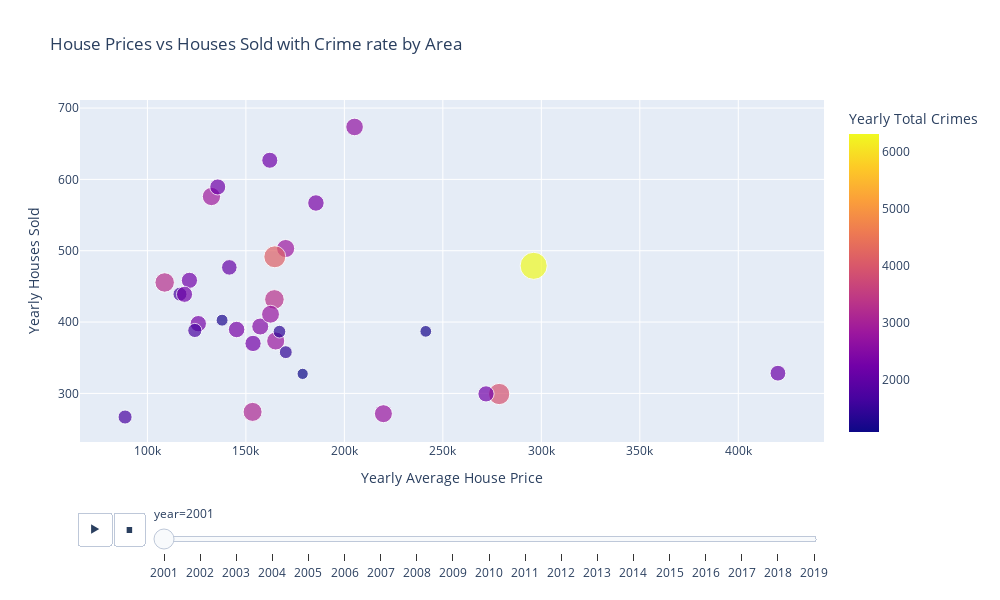

Notebook code cell kept with this figure:
### Markdown cell above
Using Plotly I will create a scatter plot to visualise the data together.

### Code cell
fig = px.scatter(
    borough_yearly_average,
    x="yearly_house_price_average",
    y="yearly_houses_sold",
    color="yearly_crimes",
    size="yearly_crimes",
    hover_name="area",
    animation_frame="year",
    title="House Prices vs Houses Sold with Crime rate by Area",
    width=1000,
    height=600
)

fig.update_layout(
    xaxis_title="Yearly Average House Price",
    yaxis_title="Yearly Houses Sold",
)
fig.update_coloraxes(colorbar_title="Yearly Total Crimes")
fig.show()

### Figure 1 — Plotly figure (JSON) as saved in the notebook; plotly's stock layout.template omitted (floating-point values rounded to 4 significant figures)
{"data": [{"hovertemplate": "<b>%{hovertext}</b><br><br>year=2001<br>yearly_house_price_average=%{x}<br>yearly_houses_sold=%{y}<br>yearly_crimes=%{marker.color}<extra></extra>", "hovertext": ["barking and dagenham", "barnet", "bexley", "brent", "bromley", "camden", "croydon", "ealing", "enfield", "greenwich", "hackney", "hammersmith and fulham", "haringey", "harrow", "havering", "hillingdon", "hounslow", "islington", "kensington and chelsea", "kingston upon thames", "lambeth", "lewisham", "merton", "newham", "redbridge", "richmond upon thames", "southwark", "sutton", "tower hamlets", "waltham forest", "wandsworth", "westminster"], "legendgroup": "", "marker": {"color": [1706.0, 2338.0, 1685.0, 2486.0, 2219.0, 3893.0, 2879.0, 2830.0, 2211.0, 2300.0, 3117.0, 2261, 2820.0, 1432.0, 1724.0, 2337.0, 2278, 2786.0, 2155.0, 1086.0, 4139.0, 2262, 1395.0, 3263.0, 2086.0, 1181.0, 3306.0, 1226.0, 2754, 2243.0, 2667.0, 6310.0], "coloraxis": "coloraxis", "size": [1706.0, 2338.0, 1685.0, 2486.0, 2219.0, 3893.0, 2879.0, 2830.0, 2211.0, 2300.0, 3117.0, 2261, 2820.0, 1432.0, 1724.0, 2337.0, 2278, 2786.0, 2155.0, 1086.0, 4139.0, 2262, 1395.0, 3263.0, 2086.0, 1181.0, 3306.0, 1226.0, 2754, 2243.0, 2667.0, 6310.0], "sizemode": "area", "sizeref": 17.16, "symbol": "circle"}, "mode": "markers", "name": "", "orientation": "v", "showlegend": false, "type": "scatter", "x": [88664, 185600.0, 116500.0, 157300.0, 162100.0, 278600.0, 132500.0, 170200.0, 135700.0, 125820, 153400.0, 271900.0, 165100.0, 170300.0, 124100.0, 145300.0, 153623, 219800.0, 420100.0, 178800.0, 164700.0, 121300.0, 167000.0, 108800.0, 141600.0, 241300.0, 164500.0, 137900.0, 162500.0, 118800.0, 205200.0, 296100.0], "xaxis": "x", "y": [266.9, 566.9, 439.2, 393.8, 626.8, 299.2, 576, 503.1, 589.4, 397.8, 274.1, 299.3, 373.5, 357.8, 388.2, 389.6, 370.1, 271.6, 328.3, 327.4, 491.5, 458.5, 386.6, 455.5, 476.7, 387, 431.8, 402.7, 411, 438.9, 673.5, 478.8], "yaxis": "y"}], "layout": {"coloraxis": {"colorbar": {"title": {"text": "Yearly Total Crimes"}}, "colorscale": [[0, "#0d0887"], [0.1111, "#46039f"], [0.2222, "#7201a8"], [0.3333, "#9c179e"], [0.4444, "#bd3786"], [0.5556, "#d8576b"], [0.6667, "#ed7953"], [0.7778, "#fb9f3a"], [0.8889, "#fdca26"], [1, "#f0f921"]]}, "height": 600, "legend": {"itemsizing": "constant", "tracegroupgap": 0}, "sliders": [{"active": 0, "currentvalue": {"prefix": "year="}, "len": 0.9, "pad": {"b": 10, "t": 60}, "steps": [{"args": [["2001"], {"frame": {"duration": 0, "redraw": false}, "fromcurrent": true, "mode": "immediate", "transition": {"duration": 0, "easing": "linear"}}], "label": "2001", "method": "animate"}, {"args": [["2002"], {"frame": {"duration": 0, "redraw": false}, "fromcurrent": true, "mode": "immediate", "transition": {"duration": 0, "easing": "linear"}}], "label": "2002", "method": "animate"}, {"args": [["2003"], {"frame": {"duration": 0, "redraw": false}, "fromcurrent": true, "mode": "immediate", "transition": {"duration": 0, "easing": "linear"}}], "label": "2003", "method": "animate"}, {"args": [["2004"], {"frame": {"duration": 0, "redraw": false}, "fromcurrent": true, "mode": "immediate", "transition": {"duration": 0, "easing": "linear"}}], "label": "2004", "method": "animate"}, {"args": [["2005"], {"frame": {"duration": 0, "redraw": false}, "fromcurrent": true, "mode": "immediate", "transition": {"duration": 0, "easing": "linear"}}], "label": "2005", "method": "animate"}, {"args": [["2006"], {"frame": {"duration": 0, "redraw": false}, "fromcurrent": true, "mode": "immediate", "transition": {"duration": 0, "easing": "linear"}}], "label": "2006", "method": "animate"}, {"args": [["2007"], {"frame": {"duration": 0, "redraw": false}, "fromcurrent": true, "mode": "immediate", "transition": {"duration": 0, "easing": "linear"}}], "label": "2007", "method": "animate"}, {"args": [["2008"], {"frame": {"duration": 0, "redraw": false}, "fromcurrent": true, "mode": "immediate", "transition": {"duration": 0, "easing": "linear"}}], "label": "2008", "method": "animate"}, {"args": [["2009"], {"frame": {"duration": 0, "redraw": false}, "fromcurrent": true, "mode": "immediate", "transition": {"duration": 0, "easing": "linear"}}], "label": "2009", "method": "animate"}, {"args": [["2010"], {"frame": {"duration": 0, "redraw": false}, "fromcurrent": true, "mode": "immediate", "transition": {"duration": 0, "easing": "linear"}}], "label": "2010", "method": "animate"}, {"args": [["2011"], {"frame": {"duration": 0, "redraw": false}, "fromcurrent": true, "mode": "immediate", "transition": {"duration": 0, "easing": "linear"}}], "label": "2011", "method": "animate"}, {"args": [["2012"], {"frame": {"duration": 0, "redraw": false}, "fromcurrent": true, "mode": "immediate", "transition": {"duration": 0, "easing": "linear"}}], "label": "2012", "method": "animate"}, {"args": [["2013"], {"frame": {"duration": 0, "redraw": false}, "fromcurrent": true, "mode": "immediate", "transition": {"duration": 0, "easing": "linear"}}], "label": "2013", "method": "animate"}, {"args": [["2014"], {"frame": {"duration": 0, "redraw": false}, "fromcurrent": true, "mode": "immediate", "transition": {"duration": 0, "easing": "linear"}}], "label": "2014", "method": "animate"}, {"args": [["2015"], {"frame": {"duration": 0, "redraw": false}, "fromcurrent": true, "mode": "immediate", "transition": {"duration": 0, "easing": "linear"}}], "label": "2015", "method": "animate"}, {"args": [["2016"], {"frame": {"duration": 0, "redraw": false}, "fromcurrent": true, "mode": "immediate", "transition": {"duration": 0, "easing": "linear"}}], "label": "2016", "method": "animate"}, {"args": [["2017"], {"frame": {"duration": 0, "redraw": false}, "fromcurrent": true, "mode": "immediate", "transition": {"duration": 0, "easing": "linear"}}], "label": "2017", "method": "animate"}, {"args": [["2018"], {"frame": {"duration": 0, "redraw": false}, "fromcurrent": true, "mode": "immediate", "transition": {"duration": 0, "easing": "linear"}}], "label": "2018", "method": "animate"}, {"args": [["2019"], {"frame": {"duration": 0, "redraw": false}, "fromcurrent": true, "mode": "immediate", "transition": {"duration": 0, "easing": "linear"}}], "label": "2019", "method": "animate"}], "x": 0.1, "xanchor": "left", "y": 0, "yanchor": "top"}], "title": {"text": "House Prices vs Houses Sold with Crime rate by Area"}, "updatemenus": [{"buttons": [{"args": [null, {"frame": {"duration": 500, "redraw": false}, "fromcurrent": true, "mode": "immediate", "transition": {"duration": 500, "easing": "linear"}}], "label": "&#9654;", "method": "animate"}, {"args": [[null], {"frame": {"duration": 0, "redraw": false}, "fromcurrent": true, "mode": "immediate", "transition": {"duration": 0, "easing": "linear"}}], "label": "&#9724;", "method": "animate"}], "direction": "left", "pad": {"r": 10, "t": 70}, "showactive": false, "type": "buttons", "x": 0.1, "xanchor": "right", "y": 0, "yanchor": "top"}], "width": 1000, "xaxis": {"anchor": "y", "domain": [0, 1], "title": {"text": "Yearly Average House Price"}}, "yaxis": {"anchor": "x", "domain": [0, 1], "title": {"text": "Yearly Houses Sold"}}}}
